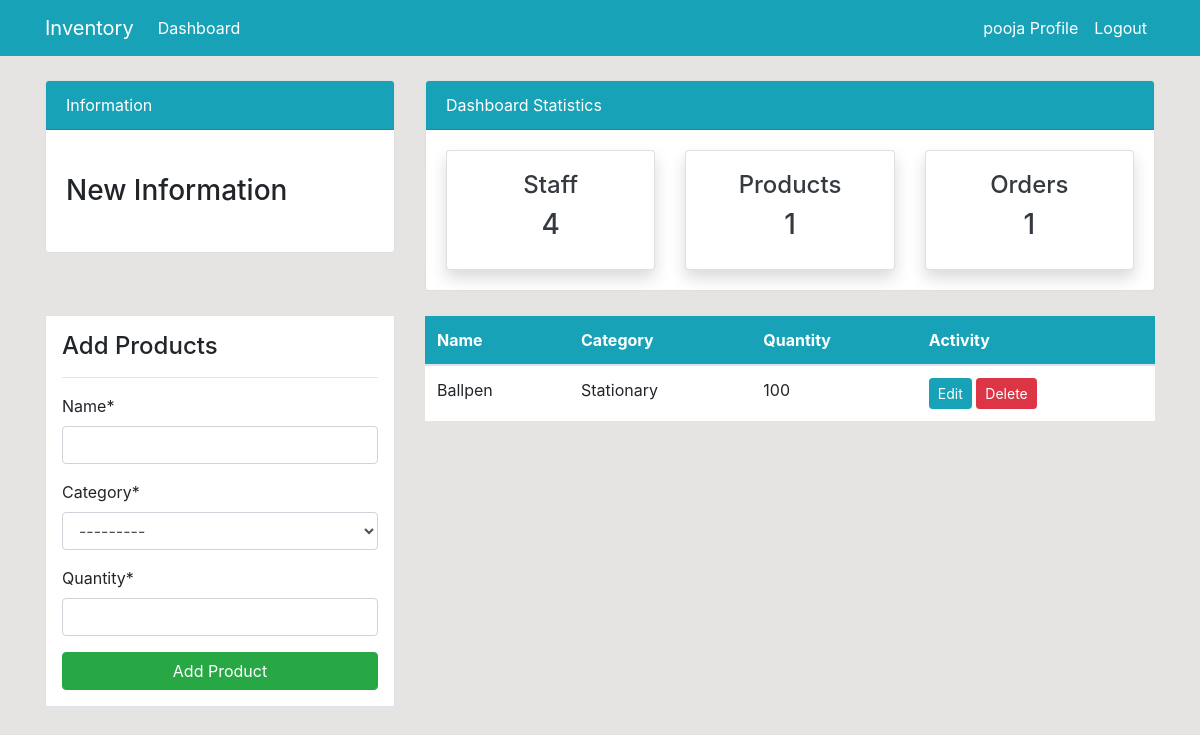
The page /product/ (signed in) on the database as committed earlier.
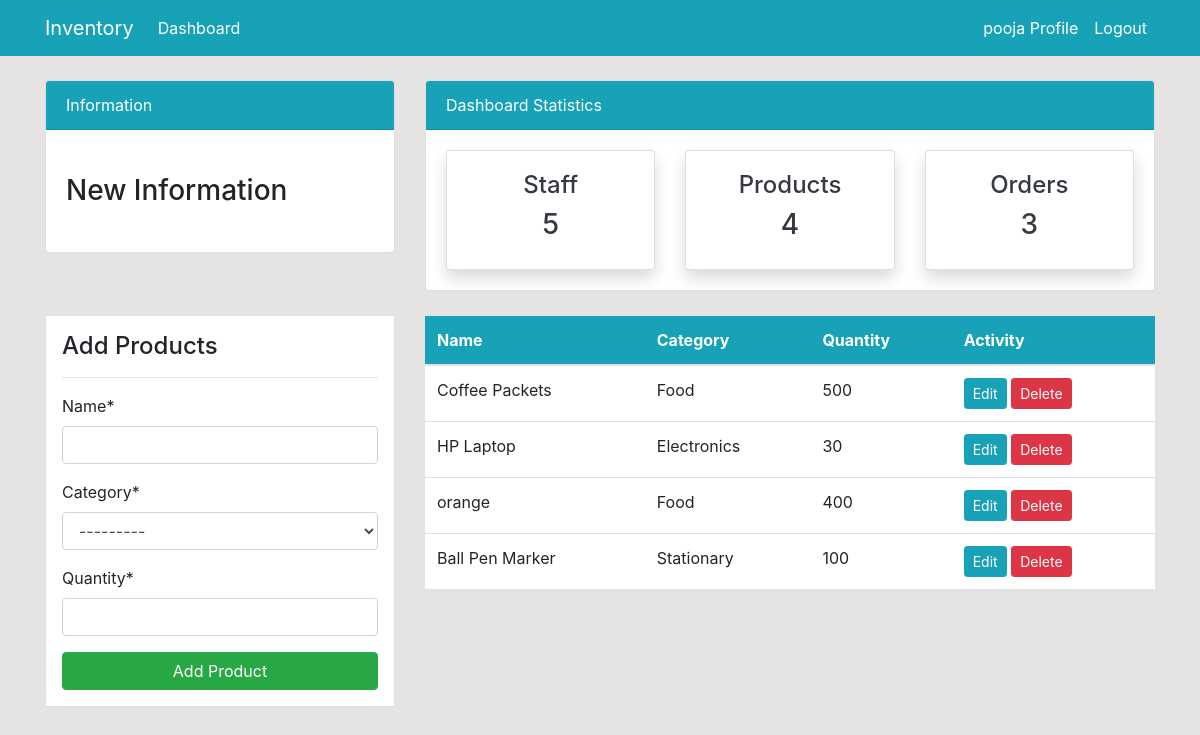
The same page on the database as committed later.
### Inventoryapp/models.py (models this page shows, shortened)
class Product(models.Model):
    name = models.CharField(max_length=100, null=True)
    category = models.CharField(max_length=20, choices=CATEGORY, null=True)
    quantity = models.PositiveIntegerField(null=True)
    class Meta:
        verbose_name_plural = 'Product'

### Inventoryapp/views.py (the view)
# urls.py: path('product/', views.product, name='dashboard-products'),
@login_required(login_url='user-login')
def product(request):
    items = Product.objects.all() #Using ORM
    product_count = items.count()
    workers_count = User.objects.all().count()
    order_count = Order.objects.all().count()
    if request.method == 'POST':
        form = ProductForm(request.POST)
        if form.is_valid():
            form.save()
            product_name = form.cleaned_data.get('name')
            messages.success(request, f'{product_name} has been added.')
            return redirect('dashboard-products')
    else:
        form = ProductForm()
    context = {
        'items': items,
        'form' : form,
        'workers_count' : workers_count,
        'product_count' : product_count,
        'order_count' :order_count,
    }
    return render(request, 'dashboard/products.html', context)

### Inventoryapp/forms.py
class ProductForm(forms.ModelForm):
    class Meta:
        model = Product
        fields = ['name', 'category', 'quantity']

### templates/dashboard/products.html (shortened to what this page needs)
{% extends 'partials/base.html' %}
{% load crispy_forms_tags %}
{% block content %}
{% include 'partials/topnav.html'  %}
<div class="container">
    <div class="row my-4">
        <div class="col-md-4">
            <div class="border bg-white p-3">
                <h4>Add Products</h4>
                <hr>
                <form method="POST">
                    {{ form|crispy }}
                    <input class="btn btn-success btn-block" type="submit" value="Add Product">
                </form>
            </div>
        </div>
        <div class="col-md-8">
            <table class="table bg-white">
                <thead class="bg-info">
                    <tr class="text-white">
                        <th scope="col">Name</th>
                        <th scope="col">Category</th>
                        <th scope="col">Quantity</th>
                        <th scope="col">Activity</th>
                    </tr>
                </thead>
                <tbody>
                    {% for i in items %}
                        <tr>
                            <td>{{ i.name }}</td>
                            <td>{{ i.category }}</td>
                            <td>{{ i.quantity }}</td>
                            <td>
                                <a class="btn btn-info btn-sm" href="{% url 'dashboard-products-update' i.id %}">Edit</a>
                                <a class="btn btn-danger btn-sm" href="{% url 'dashboard-products-delete' i.id %}">Delete</a>
                            </td>
                        </tr>
                    {% endfor %}
                </tbody>
            </table>
        </div>
    </div>
</div>
{% endblock %}

Rows that differ between the two databases and show on the page:
removed Product: name "Ballpen", category "Stationary", quantity "100"
added Product: name "Coffee Packets", category "Food", quantity "500"
added Product: name "HP Laptop", category "Electronics", quantity "30"
added Product: name "orange", category "Food", quantity "400"
added Product: name "Ball Pen Marker", category "Stationary", quantity "100"
Other text that changed with them:
{{ workers_count }}: "4" → "5"
{{ product_count }}: "1" → "4"
{{ order_count }}: "1" → "3"
